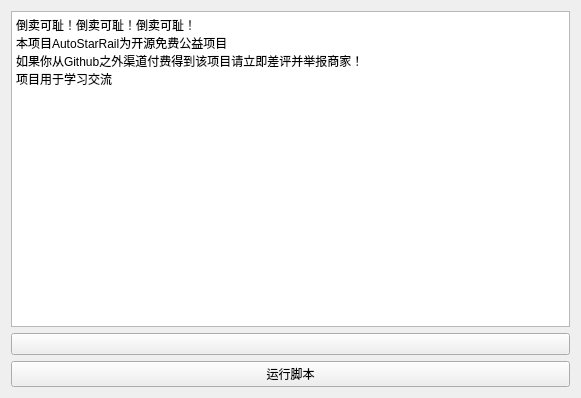
<?xml version="1.0" encoding="UTF-8"?>
<ui version="4.0">
 <class>Frame</class>
 <widget class="QFrame" name="Frame">
  <property name="geometry">
   <rect>
    <x>0</x>
    <y>0</y>
    <width>581</width>
    <height>398</height>
   </rect>
  </property>
  <property name="windowTitle">
   <string>Frame</string>
  </property>
  <layout class="QVBoxLayout" name="verticalLayout">
   <item>
    <widget class="PlainTextEdit" name="PlainTextEdit">
     <property name="plainText">
      <string>倒卖可耻！倒卖可耻！倒卖可耻！
本项目AutoStarRail为开源免费公益项目
如果你从Github之外渠道付费得到该项目请立即差评并举报商家！
项目用于学习交流
</string>
     </property>
    </widget>
   </item>
   <item>
    <widget class="ComboBox" name="combobox"/>
   </item>
   <item>
    <widget class="PushButton" name="button_run">
     <property name="text">
      <string>运行脚本</string>
     </property>
    </widget>
   </item>
  </layout>
 </widget>
 <customwidgets>
  <customwidget>
   <class>ComboBox</class>
   <extends>QPushButton</extends>
   <header>qfluentwidgets</header>
  </customwidget>
  <customwidget>
   <class>PushButton</class>
   <extends>QPushButton</extends>
   <header>qfluentwidgets</header>
  </customwidget>
  <customwidget>
   <class>PlainTextEdit</class>
   <extends>QPlainTextEdit</extends>
   <header>qfluentwidgets</header>
  </customwidget>
 </customwidgets>
 <resources/>
 <connections/>
</ui>
